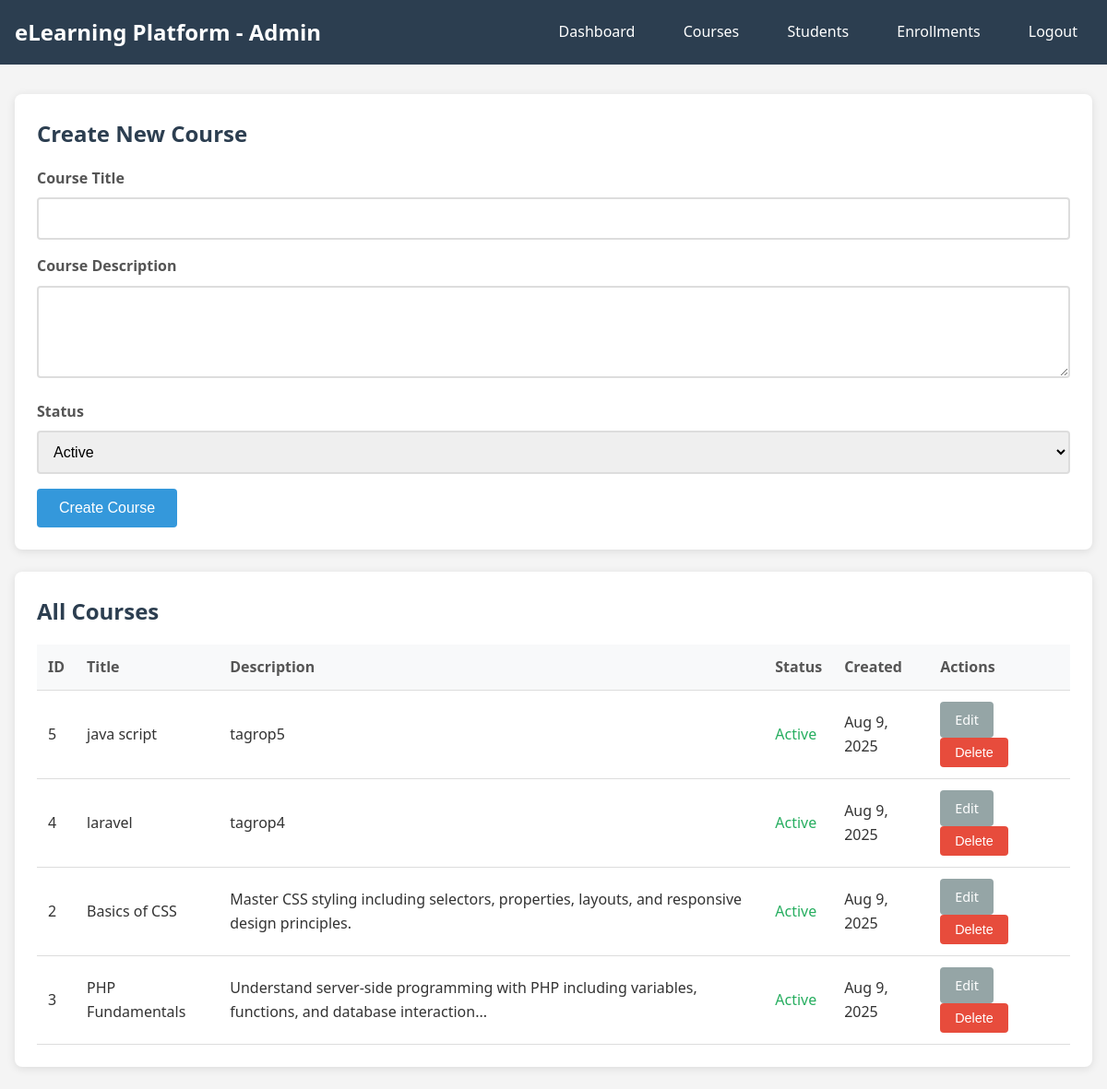
The page /admin/courses.php (signed in) on the database its author committed.
### tables this page shows
CREATE TABLE `courses` (
  `id` int(11) NOT NULL,
  `title` varchar(120) NOT NULL,
  `description` text NOT NULL,
  `status` enum('active','archived') NOT NULL DEFAULT 'active',
  `created_at` datetime NOT NULL DEFAULT current_timestamp()
);

### app/utils/helpers.php (called while the page is built, shortened)
<?php
function sanitize($data) {
    return htmlspecialchars($data, ENT_QUOTES, 'UTF-8');
}

### app/db/CourseRepository.php (called while the page is built, shortened)
<?php
require_once __DIR__ . '/../config.php';
class CourseRepository {
    private $pdo;
    public function __construct() {
        global $pdo;
        $this->pdo = $pdo;
    }
    public function getAll($status = null) {
        if ($status) {
            $sql = "SELECT * FROM courses WHERE status = ? ORDER BY created_at DESC";
            $stmt = $this->pdo->prepare($sql);
            $stmt->execute([$status]);
        } else {
            $sql = "SELECT * FROM courses ORDER BY created_at DESC";
            $stmt = $this->pdo->query($sql);
        }
        return $stmt->fetchAll();
    }
}

### public/admin/courses.php (the view, shortened to what this page needs)
<?php
require_once __DIR__ . '/../../app/db/CourseRepository.php';
require_once __DIR__ . '/../../app/utils/helpers.php';
$courseRepo = new CourseRepository();
$edit_course = null;
$courses = $courseRepo->getAll();
?>
<!DOCTYPE html>
<html lang="en">
<head>
    <link rel="stylesheet" href="../assets/css/styles.css">
</head>
<body>
    <header class="header">
        <div class="container">
            <h1>eLearning Platform - Admin</h1>
            <nav>
                <a href="dashboard.php">Dashboard</a>
                <a href="courses.php">Courses</a>
                <a href="students.php">Students</a>
                <a href="enrollments.php">Enrollments</a>
                <a href="../logout.php">Logout</a>
            </nav>
        </div>
    </header>
    <div class="container">
        <div class="card">
            <h2><?= $edit_course ? 'Edit Course' : 'Create New Course' ?></h2>
            <form method="POST">
                <div class="form-group">
                    <label for="title">Course Title</label>
                    <input
                        type="text"
                        id="title"
                        name="title"
                        required
                        minlength="2"
                        maxlength="120"
                        value="<?= sanitize($edit_course['title'] ?? $_POST['title'] ?? '') ?>"
                    >
                </div>
                <div class="form-group">
                    <label for="description">Course Description</label>
                    <textarea
                        id="description"
                        name="description"
                        required
                    ><?= sanitize($edit_course['description'] ?? $_POST['description'] ?? '') ?></textarea>
                </div>
                <div class="form-group">
                    <label for="status">Status</label>
                    <select id="status" name="status" required>
                        <option value="active" <?= ($edit_course['status'] ?? 'active') === 'active' ? 'selected' : '' ?>>Active</option>
                    </select>
                </div>
                <button type="submit" class="btn btn-primary">
                    <?= $edit_course ? 'Update Course' : 'Create Course' ?>
                </button>
            </form>
        </div>
        <div class="card">
            <h2>All Courses</h2>
            <?php if (empty($courses)): ?>
                <div class="alert alert-info">
                    No courses found. Create your first course above.
                </div>
            <?php else: ?>
                <table class="table">
                    <thead>
                        <tr>
                            <th>ID</th>
                            <th>Title</th>
                            <th>Description</th>
                            <th>Status</th>
                            <th>Created</th>
                            <th>Actions</th>
                        </tr>
                    </thead>
                    <tbody>
                        <?php foreach ($courses as $course): ?>
                            <tr>
                                <td><?= $course['id'] ?></td>
                                <td><?= sanitize($course['title']) ?></td>
                                <td><?= sanitize(substr($course['description'], 0, 100)) ?><?= strlen($course['description']) > 100 ? '...' : '' ?></td>
                                <td>
                                    <span style="color: <?= $course['status'] === 'active' ? '#27ae60' : '#e74c3c' ?>">
                                        <?= ucfirst($course['status']) ?>
                                    </span>
                                </td>
                                <td><?= date('M j, Y', strtotime($course['created_at'])) ?></td>
                                <td>
                                    <a href="courses.php?edit=<?= $course['id'] ?>" class="btn btn-small btn-secondary">Edit</a>
                                    <form method="POST" style="display: inline;">
                                        <button type="submit" class="btn btn-small btn-danger" onclick="return confirm('Are you sure you want to delete this course? This will also remove all enrollments.')">
                                            Delete
                                        </button>
                                    </form>
                                </td>
                            </tr>
                        <?php endforeach; ?>
                    </tbody>
                </table>
            <?php endif; ?>
        </div>
    </div>
</body>
</html>

### public/assets/css/styles.css (style rules this page uses)
* { margin: 0; padding: 0; box-sizing: border-box; }
body { font-family: 'Segoe UI', Tahoma, Geneva, Verdana, sans-serif; line-height: 1.6; color: #333; background-color: #f4f4f4; }
.header { background: #2c3e50; color: white; padding: 1rem 0; margin-bottom: 2rem; }
.header .container { max-width: 1200px; margin: 0 auto; padding: 0 1rem; display: flex; justify-content: space-between; align-items: center; }
.header h1 { font-size: 1.5rem; }
.header nav a { color: white; text-decoration: none; margin-left: 1rem; padding: 0.5rem 1rem; border-radius: 4px; transition: background-color 0.3s; }
.container { max-width: 1200px; margin: 0 auto; padding: 0 1rem; }
.card { background: white; border-radius: 8px; box-shadow: 0 2px 10px rgba(0, 0, 0, 0.1); padding: 1.5rem; margin-bottom: 1.5rem; }
.card h2 { margin-bottom: 1rem; color: #2c3e50; }
.form-group { margin-bottom: 1rem; }
.form-group label { display: block; margin-bottom: 0.5rem; font-weight: 600; color: #555; }
.form-group input, .form-group select, .form-group textarea { width: 100%; padding: 0.75rem; border: 2px solid #ddd; border-radius: 4px; font-size: 1rem; transition: border-color 0.3s; }
.form-group textarea { resize: vertical; min-height: 100px; }
.btn { display: inline-block; padding: 0.75rem 1.5rem; border: none; border-radius: 4px; cursor: pointer; text-decoration: none; font-size: 1rem; transition: all 0.3s; margin-right: 0.5rem; }
.btn-primary { background: #3498db; color: white; }
.btn-danger { background: #e74c3c; color: white; }
.btn-secondary { background: #95a5a6; color: white; }
.btn-small { padding: 0.5rem 1rem; font-size: 0.9rem; }
.table { width: 100%; border-collapse: collapse; margin-top: 1rem; }
.table th, .table td { padding: 0.75rem; text-align: left; border-bottom: 1px solid #ddd; }
.table th { background: #f8f9fa; font-weight: 600; color: #555; }

### rows shown on the page
courses: id "5", title "java script", description "tagrop5", status "Active", created_at "Aug 9, 2025"
courses: id "4", title "laravel", description "tagrop4", status "Active", created_at "Aug 9, 2025"
courses: id "2", title "Basics of CSS", description "Master CSS styling including selectors, properties, layouts, and responsive design principles.", status "Active", created_at "Aug 9, 2025"
courses: id "3", title "PHP Fundamentals", description "Understand server-side programming with PHP including variables, functions, and database interaction", status "Active", created_at "Aug 9, 2025"
